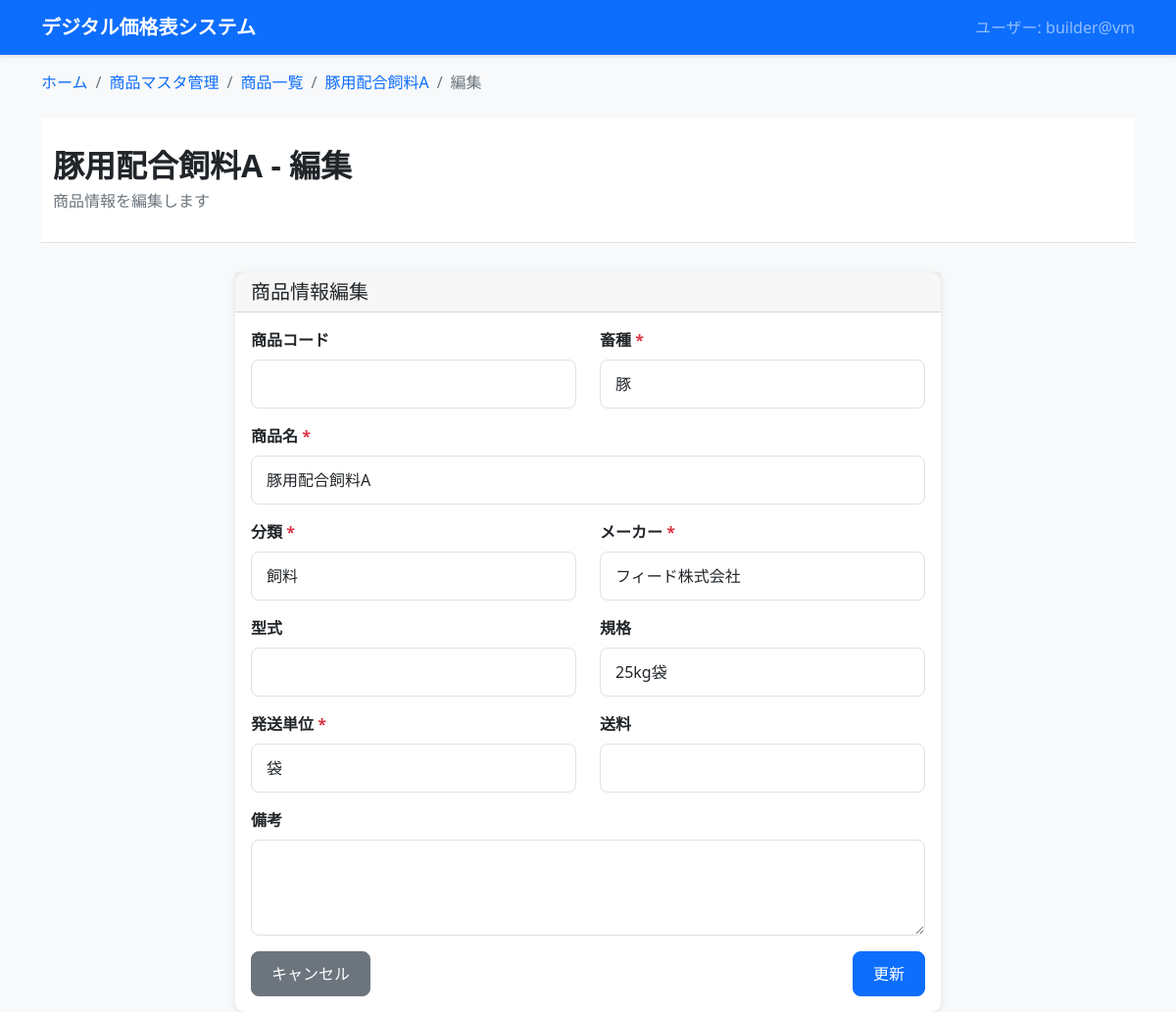
/products/products/1/edit/, run on an earlier commit of the app's database.
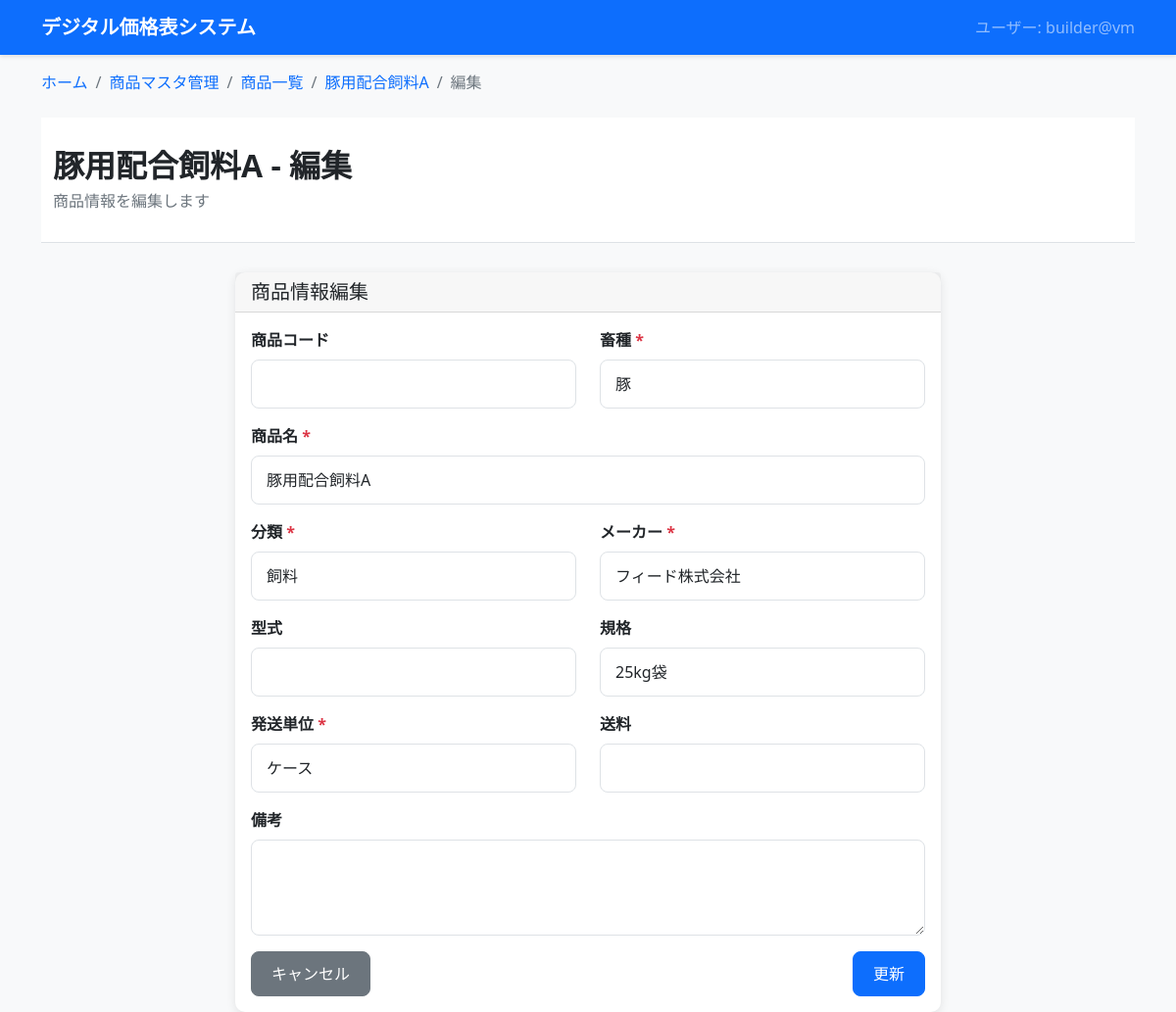
And on a later commit of the database.
### dashboard/products_master/models.py (models this page shows, shortened)
class Product(models.Model):
    product_number = models.IntegerField('商品番号', unique=True, null=True, blank=True, help_text='システム自動採番の商品番号')
    product_code = models.CharField('商品コード', max_length=50, blank=True, null=True, help_text='ユーザー管理用の商品コード')
    livestock_type = models.CharField('畜種', max_length=50, blank=True, null=True)
    category = models.CharField('分類', max_length=100, blank=True, null=True)
    manufacturer = models.CharField('メーカー', max_length=100, blank=True, null=True)
    product_name = models.CharField('商品名', max_length=200)
    model_number = models.CharField('型式', max_length=100, blank=True, null=True)
    specification = models.CharField('規格', max_length=100, blank=True, null=True)
    shipping_unit = models.CharField('発送単位', max_length=50, blank=True, null=True)
    shipping_fee = models.CharField('送料', max_length=100, blank=True, null=True)
    remarks = models.TextField('備考', blank=True, null=True)
    applicant = models.CharField('申請者', max_length=100, blank=True, null=True)
    status = models.CharField('ステータス', max_length=20, default='', choices=[('', '申請なし'), ('申請中', '申請中')])
    approver = models.CharField('承認者', max_length=100, blank=True, null=True)
    is_active = models.BooleanField('有効', default=True, help_text='無効にすると論理削除されます')
    deleted_at = models.DateTimeField('削除日時', null=True, blank=True)
    created_at = models.DateTimeField('作成日時', auto_now_add=True)
    updated_at = models.DateTimeField('更新日時', auto_now=True)
    objects = models.Manager()  # デフォルトマネージャー（全て）
    active_objects = ActiveProductManager()  # 有効な商品のみ
    class Meta:
        verbose_name = '商品マスタ'
        verbose_name_plural = '商品マスタ'
        ordering = ['product_number']

### dashboard/products_master/product_create/views.py (the view)
# urls.py: path('products/<int:pk>/edit/', create_views.product_edit, name='product_edit'),
def product_edit(request, pk):
    product = get_object_or_404(Product, pk=pk)
    if request.method == 'POST':
        form = ProductForm(request.POST, instance=product)
        if form.is_valid():
            try:
                updated_product = form.save()
                messages.success(request, f'商品「{updated_product.product_name}」を更新しました。')
                return redirect('products_master:product_detail', pk=updated_product.pk)
            except Exception as e:
                messages.error(request, f'更新に失敗しました: {str(e)}')
    else:
        form = ProductForm(instance=product)
    context = {
        'current_user': get_current_user(),
        'form': form,
        'product': product,
        'action_type': 'edit',  # 統合テンプレート用パラメータ
        'page_title': f'{product.product_name} - 編集',
        'page_subtitle': '商品情報を編集します',
        'breadcrumbs': [
            {'title': '商品マスタ管理', 'url': '/products/'},
            {'title': '商品一覧', 'url': '/products/products/'},
            {'title': f'{product.product_name}', 'url': f'/products/products/{pk}/'},
            {'title': '編集', 'url': None}
        ]
    }
    return render(request, 'products_master/product_action.html', context)

### digital_pricelist_system/utils.py (called while the page is built)
def get_current_user():
    try:
        username = getpass.getuser()
        hostname = socket.gethostname()
        return f"{username}@{hostname}"
    except Exception as e:
        print(f"ユーザ情報取得エラー: {e}")
        return "unknown@unknown"

### templates/products_master/product_action.html (shortened to what the changed rows need)
{% extends 'base.html' %}
{% block breadcrumb %}
    {% include 'components/breadcrumb.html' with breadcrumbs=breadcrumbs %}
{% endblock %}
{% block content %}
    {% include 'components/page_header.html' with page_title=page_title page_subtitle=page_subtitle %}
    <div class="container">
        <div class="row justify-content-center">
            <div class="col-md-8">
                <div class="card">
                    <div class="card-body">
                        <form method="post">
                            <div class="row">
                                <div class="col-md-6">
                                    <div class="mb-3">
                                        <label for="{{ form.product_code.id_for_label }}" class="form-label">
                                            商品コード
                                        </label>
                                        {{ form.product_code }}
                                    </div>
                                </div>
                                <div class="col-md-6">
                                    <div class="mb-3">
                                        <label for="{{ form.livestock_type.id_for_label }}" class="form-label">
                                            畜種 <span class="text-danger">*</span>
                                        </label>
                                        {{ form.livestock_type }}
                                    </div>
                                </div>
                            </div>
                            <div class="mb-3">
                                <label for="{{ form.product_name.id_for_label }}" class="form-label">
                                    商品名 <span class="text-danger">*</span>
                                </label>
                                {{ form.product_name }}
                            </div>
                            <div class="row">
                                <div class="col-md-6">
                                    <div class="mb-3">
                                        <label for="{{ form.category.id_for_label }}" class="form-label">
                                            分類 <span class="text-danger">*</span>
                                        </label>
                                        {{ form.category }}
                                    </div>
                                </div>
                                <div class="col-md-6">
                                    <div class="mb-3">
                                        <label for="{{ form.manufacturer.id_for_label }}" class="form-label">
                                            メーカー <span class="text-danger">*</span>
                                        </label>
                                        {{ form.manufacturer }}
                                    </div>
                                </div>
                            </div>
                            <div class="row">
                                <div class="col-md-6">
                                    <div class="mb-3">
                                        <label for="{{ form.model_number.id_for_label }}" class="form-label">型式</label>
                                        {{ form.model_number }}
                                    </div>
                                </div>
                                <div class="col-md-6">
                                    <div class="mb-3">
                                        <label for="{{ form.specification.id_for_label }}" class="form-label">規格</label>
                                        {{ form.specification }}
                                    </div>
                                </div>
                            </div>
                            <div class="row">
                                <div class="col-md-6">
                                    <div class="mb-3">
                                        <label for="{{ form.shipping_unit.id_for_label }}" class="form-label">
                                            発送単位 <span class="text-danger">*</span>
                                        </label>
                                        {{ form.shipping_unit }}
                                    </div>
                                </div>
                                <div class="col-md-6">
                                    <div class="mb-3">
                                        <label for="{{ form.shipping_fee.id_for_label }}" class="form-label">送料</label>
                                        {{ form.shipping_fee }}
                                    </div>
                                </div>
                            </div>
                            <div class="mb-3">
                                <label for="{{ form.remarks.id_for_label }}" class="form-label">備考</label>
                                {{ form.remarks }}
                            </div>
                        </form>
                    </div>
                </div>
            </div>
        </div>
    </div>
{% endblock %}

### templates/components/breadcrumb.html
{% if breadcrumbs %}
<div class="container mt-3">
    <nav aria-label="breadcrumb">
        <ol class="breadcrumb">
            <li class="breadcrumb-item">
                <a href="{% url 'dashboard' %}">ホーム</a>
            </li>
            {% for crumb in breadcrumbs %}
                {% if forloop.last %}
                    <li class="breadcrumb-item active" aria-current="page">{{ crumb.title }}</li>
                {% else %}
                    <li class="breadcrumb-item">
                        <a href="{{ crumb.url }}">{{ crumb.title }}</a>
                    </li>
                {% endif %}
            {% endfor %}
        </ol>
    </nav>
</div>
{% endif %}

What changed in the data, as far as the page shows it:
changed Product "豚用配合飼料A": shipping_unit "袋" → "ケース"
